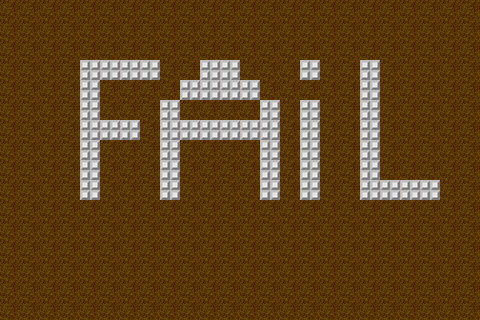

The image is a tile-based game level rendered from a .tmx file. Its description and source (layers, tilesets, objects; grid data summarised) follow:
An orthogonal 24x16 tile map with 20x20 px tiles, 1 tile layer (块层 1).

<map version="1.0" orientation="orthogonal" width="24" height="16" tilewidth="20" tileheight="20">
 <tileset firstgid="1" name="tileall" tilewidth="20" tileheight="20">
  <image source="tileall.png" width="200" height="20" />
 </tileset>
 <layer name="块层 1" width="24" height="16">
  <data>[384 cells, 384 non-empty, 2 distinct tile ids]</data>
 </layer>
</map>